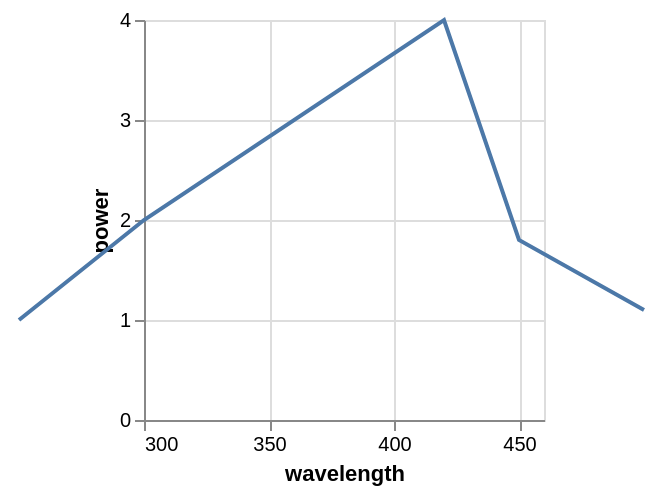

Vega-Lite specification for this chart:
### Vega specification from a JSON file in a GitHub repository (floating-point values rounded to 4 significant figures)
{"$schema": "https://vega.github.io/schema/vega/v5.json", "background": "white", "padding": 5, "width": 200, "height": 200, "style": "cell", "data": [{"name": "source_0", "values": [{"wavelength": 250, "power": 1}, {"wavelength": 300, "power": 2}, {"wavelength": 420, "power": 4}, {"wavelength": 450, "power": 1.8}, {"wavelength": 500, "power": 1.1}]}, {"name": "data_0", "source": "source_0", "transform": [{"type": "formula", "expr": "toNumber(datum[\"wavelength\"])", "as": "wavelength"}]}], "marks": [{"name": "marks", "type": "line", "style": ["line"], "sort": {"field": "datum[\"wavelength\"]"}, "from": {"data": "data_0"}, "encode": {"update": {"stroke": {"value": "#4c78a8"}, "x": {"scale": "x", "field": "wavelength"}, "y": {"scale": "y", "field": "power"}, "defined": {"signal": "isValid(datum[\"wavelength\"]) && isFinite(+datum[\"wavelength\"]) && isValid(datum[\"power\"]) && isFinite(+datum[\"power\"])"}}}}], "scales": [{"name": "x", "type": "linear", "domain": [300, 450], "range": [0, {"signal": "width"}], "nice": true, "zero": false}, {"name": "y", "type": "linear", "domain": {"data": "data_0", "field": "power"}, "range": [{"signal": "height"}, 0], "nice": true, "zero": true}], "axes": [{"scale": "x", "orient": "bottom", "gridScale": "y", "grid": true, "tickCount": {"signal": "ceil(width/40)"}, "domain": false, "labels": false, "maxExtent": 0, "minExtent": 0, "ticks": false, "zindex": 0}, {"scale": "y", "orient": "left", "gridScale": "x", "grid": true, "tickCount": {"signal": "ceil(height/40)"}, "domain": false, "labels": false, "maxExtent": 0, "minExtent": 0, "ticks": false, "zindex": 0}, {"scale": "x", "orient": "bottom", "grid": false, "title": "wavelength", "labelFlush": true, "labelOverlap": true, "tickCount": {"signal": "ceil(width/40)"}, "zindex": 0}, {"scale": "y", "orient": "left", "grid": false, "title": "power", "labelOverlap": true, "tickCount": {"signal": "ceil(height/40)"}, "zindex": 0}], "config": {"background": "white"}}
